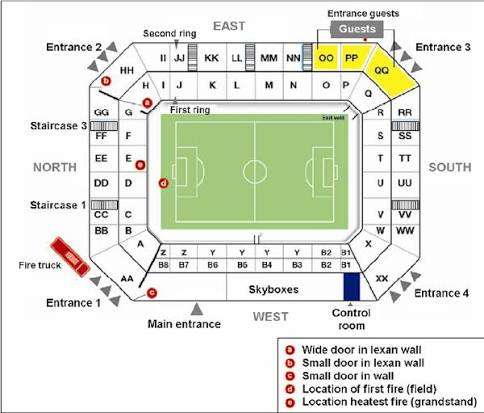
#> input picture stadium_blueprint.jpg, 484 x 413 px
$ python -i preprocess.py   (imports and definitions only)
#> lines starting #> are read from the running program, lines starting #| are printed output that depends on the picture; after the words box and inside, x2 and y2 are one past the last pixel; in counts of white or black regions, pixels touching at a corner belong together
#> further down, picture is the input picture: PIL image 484x413 RGB; mean R, G, B 226.8, 229.8, 219.8
"""Blueprint image preprocessing.

Accepts PNG / JPG / WEBP / BMP (via Pillow) and PDF (via PyMuPDF when
installed). Outputs a *normalised* raster plus an image descriptor used by
every downstream stage:

  * resolution normalised (long edge <= 1600 px) with the scale tracked;
  * deskewed when the drawing is tilted (OpenCV min-area rectangle);
  * light denoise so line/region extraction is stable;
  * original aspect ratio preserved.

The pixel -> venue-metre conversion lives in ``app.spatial.coordinates``;
this module only establishes the frame (pixel size + metre size).
"""
from __future__ import annotations

import importlib.util
import io
from dataclasses import dataclass, field
from typing import List, Optional

import numpy as np
from PIL import Image, ImageOps

_MAX_LONG_EDGE = 1600


def _fitz_available() -> bool:
    return importlib.util.find_spec("fitz") is not None or importlib.util.find_spec("pymupdf") is not None


def _is_pdf(data: bytes) -> bool:
    return data[:5].lstrip() == b"%PDF-"


@dataclass
class PreprocessedImage:
    image: Image.Image  # RGB, normalised long edge
    filename: str
    format: str  # png | jpeg | pdf | webp | bmp
    page: int  # selected page (1-based)
    pages: int  # total pages (PDFs > 1)
    deskew_deg: float = 0.0
    raw_width_px: int = 0
    raw_height_px: int = 0
    resize_ratio: float = 1.0  # normalised size / original size
    notes: List[str] = field(default_factory=list)

    @property
    def width_px(self) -> int:
        return self.image.width

    @property
    def height_px(self) -> int:
        return self.image.height


# [16 lines left out: function _render_pdf_page, not called in this run]


def _deskew(img: Image.Image) -> tuple[Image.Image, float]:
    """Rotate a tilted drawing back to axis-aligned using the ink bounding box."""
    try:
        import cv2

        arr = np.asarray(img.convert("L"))
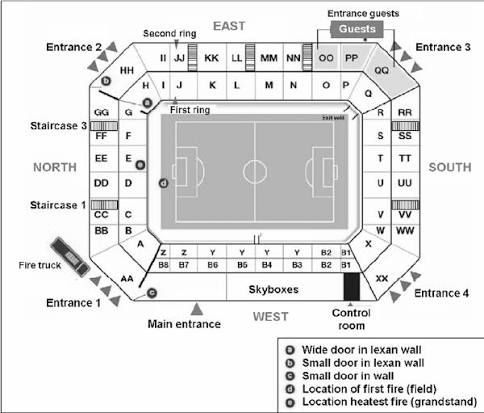
#> arr: shape (413, 484); min 0, max 255, mean 227.7
        _, ink = cv2.threshold(arr, 0, 255, cv2.THRESH_BINARY_INV + cv2.THRESH_OTSU)
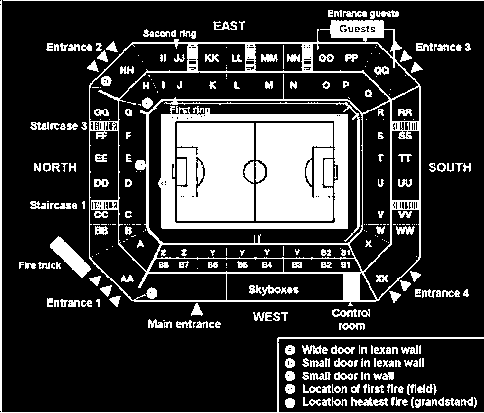
#> ink: shape (413, 484); 21.8% white; 321 white regions (117 under 20 px), largest, box (x1, y1, x2, y2) and area: (89, 20, 421, 306) 9508, (177, 123, 254, 221) 6894, (256, 123, 333, 221) 6857
        ink = cv2.morphologyEx(ink, cv2.MORPH_OPEN, np.ones((3, 3), np.uint8))
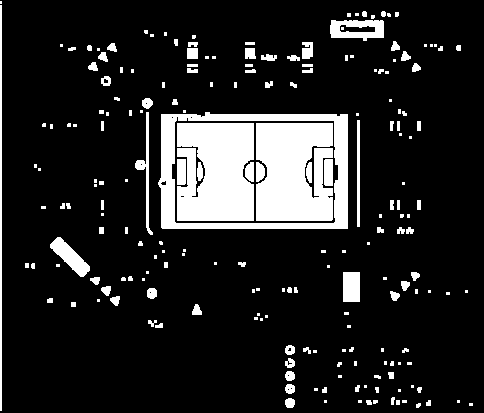
#> ink: shape (413, 484); 14.1% white; 206 white regions (104 under 20 px), largest, box (x1, y1, x2, y2) and area: (177, 123, 254, 221) 6783, (256, 123, 333, 221) 6735, (158, 112, 348, 229) 5147
        ys, xs = np.where(ink > 0)
        if len(xs) < 500:
            return img, 0.0
        rect = cv2.minAreaRect(np.column_stack([xs, ys]).astype(np.float32))
#> rect = ((236, 205.5), (409, 472), -90)
        angle = rect[2]
#> angle = -90
        # cv2 minAreaRect returns angle in [-45, 0] for the "height" axis; the
        # drawing is rotated when the long edge is not axis aligned.
        if angle < -45.0:
            angle = 90.0 + angle
#> angle = 0
        if angle < -45.0:
            angle = -(90.0 + angle)
        if abs(angle) < 0.4 or abs(angle) > 8.0:
            return img, 0.0
        h, w = arr.shape
        M = cv2.getRotationMatrix2D((w / 2.0, h / 2.0), angle, 1.0)
        rot = cv2.warpAffine(
            np.asarray(img), M, (w, h), flags=cv2.INTER_LINEAR, borderValue=(255, 255, 255)
        )
        return Image.fromarray(rot), round(angle, 2)
    except Exception:
        return img, 0.0


# [84 lines left out: functions _denoise, preprocess, _pdf_page_count, not called in this run]

>>> from PIL import Image
>>> picture = Image.open('../../../stadium_blueprint.jpg')
>>> result = _deskew(picture)
